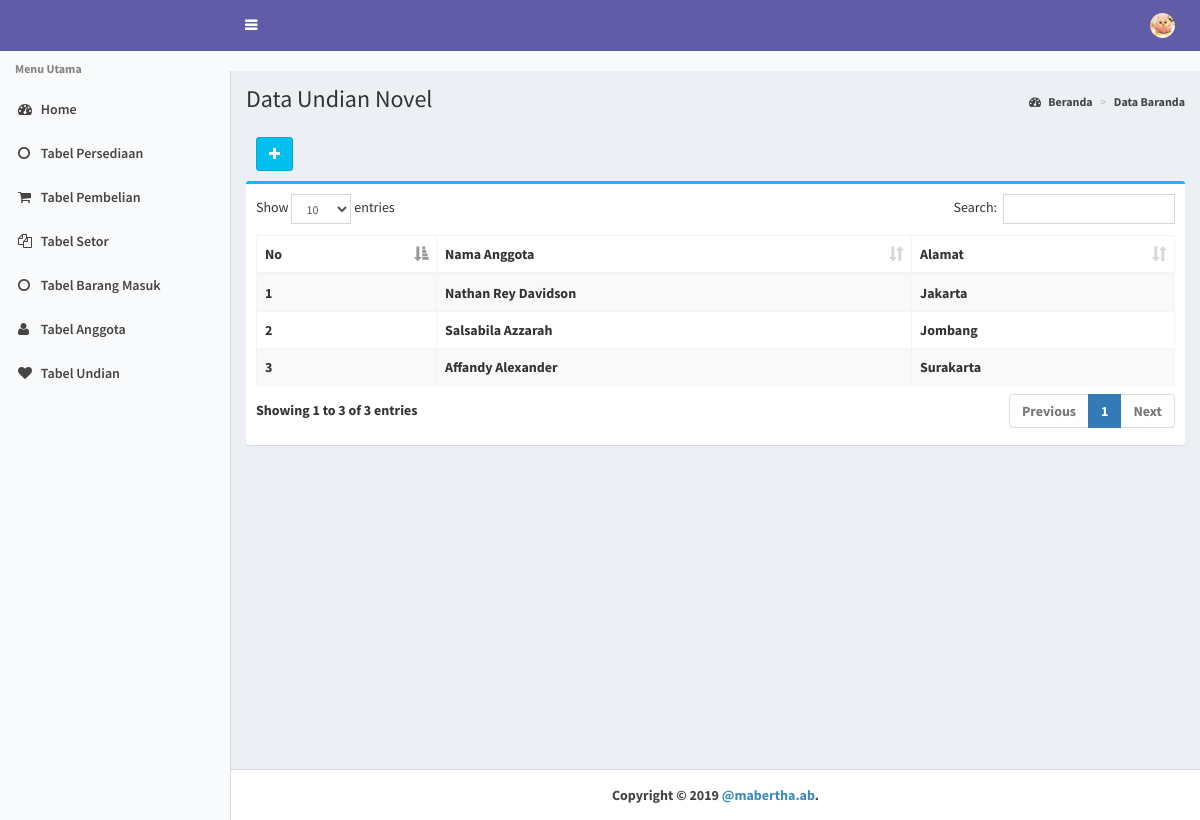
/?pg=undian&act=view, run on the app's committed database.
### tables this page shows
CREATE TABLE `tb_anggota` (
  `id_anggota` int(11) NOT NULL,
  `nama_anggota` varchar(100) NOT NULL,
  `alamat` varchar(100) NOT NULL,
  `pekerjaan` varchar(100) NOT NULL,
  `umur` varchar(100) NOT NULL
);

### undian.php (the view, shortened to what this page needs)
<?php
    switch ($_GET['act']) {
      case 'view':
      ?>
<div class="content-wrapper">
        <section class="content-header">
        <h1> Data Undian Novel </h1>
            <ol class="breadcrumb">
            <li><a href="?pg=dashboard"><i class="fa fa-dashboard"></i> Beranda</a></li>
            <li class="active"><a href="?pg=pggna&act=view">Data Baranda
             </ol>
        </section>
<section class="content">
  <div class="row">
    <div class="col-md-12">
    <div class="box-header">
    <a href="?pg=undian&act=add"> <button type="button" class="btn btn-info"><i class = "fa fa-plus"> </i></button> </a>
    </div>
              <div class="box box-info">
                  <div class="box-body">
                  <div class="table-responsive">
                  <table id="example1" class="table table-bordered table-striped">
                    <thead>
                      <tr>
                        <th>No</th>
                        <th>Nama Anggota</th>
                        <th>Alamat</th>
                      </tr>
                    </thead>
                    <tbody>
                    <?php
                    $tampil=mysql_query("SELECT * FROM tb_anggota order by id_anggota asc");
                    $no = 1;
                      while ($r=mysql_fetch_array($tampil)){
                    ?>
                        <tr>
                        <td><?php echo "$no"?></td>
                        <td><?php echo "$r[nama_anggota]"?></td>
                        <td><?php echo "$r[alamat]"?></td>
                        </tr>
            <?php
                    $no++;
                    }
                    ?>
               </tbody>
                  </table>
                  </div>
              </div>
              </div>
              </div>
  </div>
</section>
    </div>
</div>
       <?php
   break;
    ?>
    <?php
    }
    ?>

### data on the page
tb_anggota: nama_anggota "Nathan Rey Davidson", alamat "Jakarta"
tb_anggota: nama_anggota "Salsabila Azzarah", alamat "Jombang"
tb_anggota: nama_anggota "Affandy Alexander", alamat "Surakarta"
